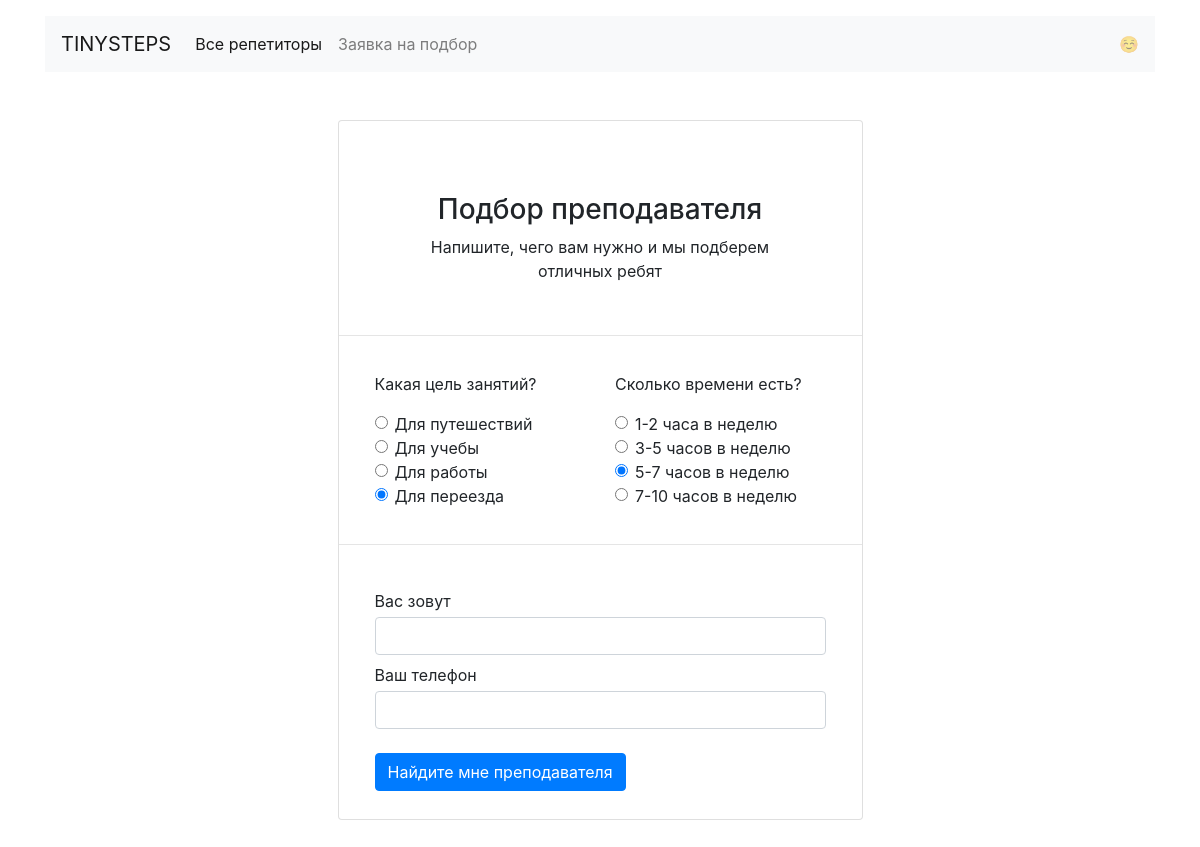
Page /request/ on the committed database.
### teachers_agg/models.py (models this page shows)
class Goal(db.Model):
    __tablename__ = 'goals'
    id = db.Column(db.Integer, primary_key=True)
    goal = db.Column(db.String, nullable=False)
    value = db.Column(db.String, nullable=False)
    teachers = db.relationship('Teacher', secondary='teachers_goals', back_populates='goals')

### teachers_agg/views.py (the view)
@app.route("/request/")
def request_select():
    goals = Goal.query.all()
    return render_template("request.html", goals=goals)

### teachers_agg/templates/request.html
{% extends 'base.html' %}
{% block content %}
  <main class="container mt-5">
    <div class="col-12 col-sm-10 col-lg-6 offset-lg-3 offset-sm-1">
      <form action="{{ url_for('request_done') }}" class="card mb-5" method='POST'>
        <div class="card-body text-center pt-5">
          <h1 class="h3 card-title mt-4 mb-2">Подбор преподавателя</h1>
          <p class="px-5">Напишите, чего вам нужно и&nbsp;мы&nbsp;подберем отличных&nbsp;ребят</p>
        </div>
        <hr>
        <div class="card-body mx-3">
          <div class="row">
            <div class="col">
              <p>Какая цель занятий?</p>
              {% for goal in goals %}
              <div class="form-check ">
                <input type="radio" class="form-check-input" name="goal" value="{{ goal.value }}" id="goal{{ loop.index }}" checked>
                <label class="form-check-label" for="goal{{ loop.index }}">
                  {{ goal.value }}
                </label>
              </div>
              {% endfor %}
            </div>
            <div class="col">
              <p>Сколько времени есть?</p>
              <div class="form-check">
                <input type="radio" class="form-check-input" name="time" value="1-2" id="time1">
                <label class="form-check-label" for="time1">
                  1-2 часа в&nbsp;неделю
                </label>
              </div>
              <div class="form-check">
                <input type="radio" class="form-check-input" name="time" value="3-5" id="time2">
                <label class="form-check-label" for="time2">
                  3-5 часов в&nbsp;неделю
                </label>
              </div>
              <div class="form-check">
                <input type="radio" class="form-check-input" name="time" value="5-7" id="time3" checked>
                <label class="form-check-label" for="time3">
                  5-7 часов в&nbsp;неделю
                </label>
              </div>
              <div class="form-check">
                <input type="radio" class="form-check-input" name="time" value="7-10" id="time4">
                <label class="form-check-label" for="time4">
                  7-10 часов в&nbsp;неделю
                </label>
              </div>
            </div>
          </div>
        </div>
        <hr>
        <div class="card-body mx-3">
          <label class="mb-1 mt-2">Вас зовут</label>
          <input class="form-control" type="text" placeholder="" name="clientNameRequest">
          <label class="mb-1 mt-2">Ваш телефон</label>
          <input class="form-control" type="text" placeholder="" name="clientPhoneRequest">
          <input type="submit" class="btn btn-primary mt-4 mb-2" value="Найдите мне преподавателя">
        </div>
      </form>
    </div>
  </main>
{% endblock %}

### rows in the picture
Goal: value "Для путешествий"
Goal: value "Для учебы"
Goal: value "Для работы"
Goal: value "Для переезда"
